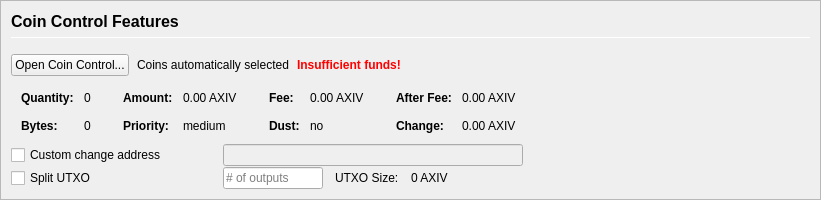
         <widget class="QFrame" name="frameCoinControl">
          <property name="sizePolicy">
           <sizepolicy hsizetype="Expanding" vsizetype="Expanding">
            <horstretch>0</horstretch>
            <verstretch>0</verstretch>
           </sizepolicy>
          </property>
          <property name="maximumSize">
           <size>
            <width>16777215</width>
            <height>16777215</height>
           </size>
          </property>
          <property name="frameShape">
           <enum>QFrame::StyledPanel</enum>
          </property>
          <property name="frameShadow">
           <enum>QFrame::Sunken</enum>
          </property>
          <layout class="QVBoxLayout" name="verticalLayoutCoinControl2">
           <property name="spacing">
            <number>0</number>
           </property>
           <property name="leftMargin">
            <number>0</number>
           </property>
           <property name="topMargin">
            <number>0</number>
           </property>
           <property name="rightMargin">
            <number>0</number>
           </property>
           <property name="bottomMargin">
            <number>0</number>
           </property>
           <item>
            <widget class="QFrame" name="frameCoinControl_BG">
             <layout class="QVBoxLayout" name="verticalLayoutCoinControl" stretch="0,0,0,0,0,0">
              <property name="spacing">
               <number>1</number>
              </property>
              <property name="leftMargin">
               <number>10</number>
              </property>
              <property name="topMargin">
               <number>10</number>
              </property>
              <item>
               <layout class="QHBoxLayout" name="horizontalLayoutCoinControl1">
                <property name="bottomMargin">
                 <number>15</number>
                </property>
                <item>
                 <layout class="QVBoxLayout" name="verticalLayout_3">
                  <property name="spacing">
                   <number>6</number>
                  </property>
                  <item>
                   <widget class="QLabel" name="labelCoinControlFeatures">
                    <property name="sizePolicy">
                     <sizepolicy hsizetype="Preferred" vsizetype="Maximum">
                      <horstretch>0</horstretch>
                      <verstretch>0</verstretch>
                     </sizepolicy>
                    </property>
                    <property name="minimumSize">
                     <size>
                      <width>0</width>
                      <height>20</height>
                     </size>
                    </property>
                    <property name="font">
                     <font>
                      <pointsize>12</pointsize>
                      <weight>75</weight>
                      <bold>true</bold>
                     </font>
                    </property>
                    <property name="styleSheet">
                     <string notr="true">font-weight:bold;</string>
                    </property>
                    <property name="text">
                     <string>Coin Control Features</string>
                    </property>
                   </widget>
                  </item>
                  <item>
                   <widget class="Line" name="line">
                    <property name="minimumSize">
                     <size>
                      <width>0</width>
                      <height>1</height>
                     </size>
                    </property>
                    <property name="maximumSize">
                     <size>
                      <width>16777215</width>
                      <height>1</height>
                     </size>
                    </property>
                    <property name="orientation">
                     <enum>Qt::Horizontal</enum>
                    </property>
                   </widget>
                  </item>
                 </layout>
                </item>
               </layout>
              </item>
              <item>
               <layout class="QHBoxLayout" name="horizontalLayoutCoinControl2" stretch="0,0,0,0">
                <property name="spacing">
                 <number>8</number>
                </property>
                <property name="bottomMargin">
                 <number>10</number>
                </property>
                <item>
                 <widget class="QPushButton" name="pushButtonCoinControl">
                  <property name="styleSheet">
                   <string notr="true"/>
                  </property>
                  <property name="text">
                   <string>Open Coin Control...</string>
                  </property>
                  <property name="autoDefault">
                   <bool>false</bool>
                  </property>
                 </widget>
                </item>
                <item>
                 <widget class="QLabel" name="labelCoinControlAutomaticallySelected">
                  <property name="text">
                   <string>Coins automatically selected</string>
                  </property>
                  <property name="margin">
                   <number>5</number>
                  </property>
                 </widget>
                </item>
                <item>
                 <widget class="QLabel" name="labelCoinControlInsuffFunds">
                  <property name="font">
                   <font>
                    <weight>75</weight>
                    <bold>true</bold>
                   </font>
                  </property>
                  <property name="styleSheet">
                   <string notr="true">color:red;font-weight:bold;</string>
                  </property>
                  <property name="text">
                   <string>Insufficient funds!</string>
                  </property>
                  <property name="margin">
                   <number>5</number>
                  </property>
                 </widget>
                </item>
                <item>
                 <spacer name="horizontalSpacerCoinControl">
                  <property name="orientation">
                   <enum>Qt::Horizontal</enum>
                  </property>
                  <property name="sizeHint" stdset="0">
                   <size>
                    <width>40</width>
                    <height>1</height>
                   </size>
                  </property>
                 </spacer>
                </item>
               </layout>
              </item>
              <item>
               <widget class="QWidget" name="widgetCoinControl" native="true">
                <property name="sizePolicy">
                 <sizepolicy hsizetype="Preferred" vsizetype="Preferred">
                  <horstretch>0</horstretch>
                  <verstretch>0</verstretch>
                 </sizepolicy>
                </property>
                <property name="minimumSize">
                 <size>
                  <width>0</width>
                  <height>0</height>
                 </size>
                </property>
                <property name="styleSheet">
                 <string notr="true"/>
                </property>
                <layout class="QHBoxLayout" name="horizontalLayoutCoinControl5">
                 <property name="leftMargin">
                  <number>0</number>
                 </property>
                 <property name="topMargin">
                  <number>0</number>
                 </property>
                 <property name="rightMargin">
                  <number>0</number>
                 </property>
                 <property name="bottomMargin">
                  <number>0</number>
                 </property>
                 <item>
                  <layout class="QHBoxLayout" name="horizontalLayoutCoinControl3" stretch="0,0,0,1">
                   <property name="spacing">
                    <number>20</number>
                   </property>
                   <property name="topMargin">
                    <number>0</number>
                   </property>
                   <property name="bottomMargin">
                    <number>10</number>
                   </property>
                   <item>
                    <layout class="QFormLayout" name="formLayoutCoinControl1">
                     <property name="horizontalSpacing">
                      <number>10</number>
                     </property>
                     <property name="verticalSpacing">
                      <number>14</number>
                     </property>
                     <property name="leftMargin">
                      <number>10</number>
                     </property>
                     <property name="topMargin">
                      <number>4</number>
                     </property>
                     <property name="rightMargin">
                      <number>6</number>
                     </property>
                     <item row="0" column="0">
                      <widget class="QLabel" name="labelCoinControlQuantityText">
                       <property name="font">
                        <font>
                         <weight>75</weight>
                         <bold>true</bold>
                        </font>
                       </property>
                       <property name="text">
                        <string>Quantity:</string>
                       </property>
                       <property name="margin">
                        <number>0</number>
                       </property>
                      </widget>
                     </item>
                     <item row="0" column="1">
                      <widget class="QLabel" name="labelCoinControlQuantity">
                       <property name="cursor">
                        <cursorShape>IBeamCursor</cursorShape>
                       </property>
                       <property name="contextMenuPolicy">
                        <enum>Qt::ActionsContextMenu</enum>
                       </property>
                       <property name="text">
                        <string notr="true">0</string>
                       </property>
                       <property name="margin">
                        <number>0</number>
                       </property>
                       <property name="textInteractionFlags">
                        <set>Qt::LinksAccessibleByMouse|Qt::TextSelectableByKeyboard|Qt::TextSelectableByMouse</set>
                       </property>
                      </widget>
                     </item>
                     <item row="1" column="0">
                      <widget class="QLabel" name="labelCoinControlBytesText">
                       <property name="font">
                        <font>
                         <weight>75</weight>
                         <bold>true</bold>
                        </font>
                       </property>
                       <property name="text">
                        <string>Bytes:</string>
                       </property>
                      </widget>
                     </item>
                     <item row="1" column="1">
                      <widget class="QLabel" name="labelCoinControlBytes">
                       <property name="cursor">
                        <cursorShape>IBeamCursor</cursorShape>
                       </property>
                       <property name="contextMenuPolicy">
                        <enum>Qt::ActionsContextMenu</enum>
                       </property>
                       <property name="text">
                        <string notr="true">0</string>
                       </property>
                       <property name="textInteractionFlags">
                        <set>Qt::LinksAccessibleByMouse|Qt::TextSelectableByKeyboard|Qt::TextSelectableByMouse</set>
                       </property>
                      </widget>
                     </item>
                    </layout>
                   </item>
                   <item>
                    <layout class="QFormLayout" name="formLayoutCoinControl2">
                     <property name="horizontalSpacing">
                      <number>10</number>
                     </property>
                     <property name="verticalSpacing">
                      <number>14</number>
                     </property>
                     <property name="leftMargin">
                      <number>6</number>
                     </property>
                     <property name="topMargin">
                      <number>4</number>
                     </property>
                     <property name="rightMargin">
                      <number>6</number>
                     </property>
                     <item row="0" column="0">
                      <widget class="QLabel" name="labelCoinControlAmountText">
                       <property name="font">
                        <font>
                         <weight>75</weight>
                         <bold>true</bold>
                        </font>
                       </property>
                       <property name="text">
                        <string>Amount:</string>
                       </property>
                       <property name="margin">
                        <number>0</number>
                       </property>
                      </widget>
                     </item>
                     <item row="0" column="1">
                      <widget class="QLabel" name="labelCoinControlAmount">
                       <property name="cursor">
                        <cursorShape>IBeamCursor</cursorShape>
                       </property>
                       <property name="contextMenuPolicy">
                        <enum>Qt::ActionsContextMenu</enum>
                       </property>
                       <property name="text">
                        <string notr="true">0.00 AXIV</string>
                       </property>
                       <property name="textInteractionFlags">
                        <set>Qt::LinksAccessibleByMouse|Qt::TextSelectableByKeyboard|Qt::TextSelectableByMouse</set>
                       </property>
                      </widget>
                     </item>
                     <item row="1" column="0">
                      <widget class="QLabel" name="labelCoinControlPriorityText">
                       <property name="font">
                        <font>
                         <weight>75</weight>
                         <bold>true</bold>
                        </font>
                       </property>
                       <property name="text">
                        <string>Priority:</string>
                       </property>
                      </widget>
                     </item>
                     <item row="1" column="1">
                      <widget class="QLabel" name="labelCoinControlPriority">
                       <property name="cursor">
                        <cursorShape>IBeamCursor</cursorShape>
                       </property>
                       <property name="contextMenuPolicy">
                        <enum>Qt::ActionsContextMenu</enum>
                       </property>
                       <property name="text">
                        <string>medium</string>
                       </property>
                       <property name="textInteractionFlags">
                        <set>Qt::LinksAccessibleByMouse|Qt::TextSelectableByKeyboard|Qt::TextSelectableByMouse</set>
                       </property>
                      </widget>
                     </item>
                    </layout>
                   </item>
                   <item>
                    <layout class="QFormLayout" name="formLayoutCoinControl3">
                     <property name="horizontalSpacing">
                      <number>10</number>
                     </property>
                     <property name="verticalSpacing">
                      <number>14</number>
                     </property>
                     <property name="leftMargin">
                      <number>6</number>
                     </property>
                     <property name="topMargin">
                      <number>4</number>
                     </property>
                     <property name="rightMargin">
                      <number>6</number>
                     </property>
                     <item row="0" column="0">
                      <widget class="QLabel" name="labelCoinControlFeeText">
                       <property name="font">
                        <font>
                         <weight>75</weight>
                         <bold>true</bold>
                        </font>
                       </property>
                       <property name="text">
                        <string>Fee:</string>
                       </property>
                       <property name="margin">
                        <number>0</number>
                       </property>
                      </widget>
                     </item>
                     <item row="0" column="1">
                      <widget class="QLabel" name="labelCoinControlFee">
                       <property name="cursor">
                        <cursorShape>IBeamCursor</cursorShape>
                       </property>
                       <property name="contextMenuPolicy">
                        <enum>Qt::ActionsContextMenu</enum>
                       </property>
                       <property name="text">
                        <string notr="true">0.00 AXIV</string>
                       </property>
                       <property name="textInteractionFlags">
                        <set>Qt::LinksAccessibleByMouse|Qt::TextSelectableByKeyboard|Qt::TextSelectableByMouse</set>
                       </property>
                      </widget>
                     </item>
                     <item row="1" column="0">
                      <widget class="QLabel" name="labelCoinControlLowOutputText">
                       <property name="font">
                        <font>
                         <weight>75</weight>
                         <bold>true</bold>
                        </font>
                       </property>
                       <property name="text">
                        <string>Dust:</string>
                       </property>
                      </widget>
                     </item>
                     <item row="1" column="1">
                      <widget class="QLabel" name="labelCoinControlLowOutput">
                       <property name="cursor">
                        <cursorShape>IBeamCursor</cursorShape>
                       </property>
                       <property name="contextMenuPolicy">
                        <enum>Qt::ActionsContextMenu</enum>
                       </property>
                       <property name="text">
                        <string>no</string>
                       </property>
                       <property name="textInteractionFlags">
                        <set>Qt::LinksAccessibleByMouse|Qt::TextSelectableByKeyboard|Qt::TextSelectableByMouse</set>
                       </property>
                      </widget>
                     </item>
                    </layout>
                   </item>
                   <item>
                    <layout class="QFormLayout" name="formLayoutCoinControl4">
                     <property name="horizontalSpacing">
                      <number>10</number>
                     </property>
                     <property name="verticalSpacing">
                      <number>14</number>
                     </property>
                     <property name="leftMargin">
                      <number>6</number>
                     </property>
                     <property name="topMargin">
                      <number>4</number>
                     </property>
                     <property name="rightMargin">
                      <number>6</number>
                     </property>
                     <item row="0" column="0">
                      <widget class="QLabel" name="labelCoinControlAfterFeeText">
                       <property name="font">
                        <font>
                         <weight>75</weight>
                         <bold>true</bold>
                        </font>
                       </property>
                       <property name="text">
                        <string>After Fee:</string>
                       </property>
                       <property name="margin">
                        <number>0</number>
                       </property>
                      </widget>
                     </item>
                     <item row="0" column="1">
                      <widget class="QLabel" name="labelCoinControlAfterFee">
                       <property name="cursor">
                        <cursorShape>IBeamCursor</cursorShape>
                       </property>
                       <property name="contextMenuPolicy">
                        <enum>Qt::ActionsContextMenu</enum>
                       </property>
                       <property name="text">
                        <string notr="true">0.00 AXIV</string>
                       </property>
                       <property name="textInteractionFlags">
                        <set>Qt::LinksAccessibleByMouse|Qt::TextSelectableByKeyboard|Qt::TextSelectableByMouse</set>
                       </property>
                      </widget>
                     </item>
                     <item row="1" column="0">
                      <widget class="QLabel" name="labelCoinControlChangeText">
                       <property name="font">
                        <font>
                         <weight>75</weight>
                         <bold>true</bold>
                        </font>
                       </property>
                       <property name="text">
                        <string>Change:</string>
                       </property>
                      </widget>
                     </item>
                     <item row="1" column="1">
                      <widget class="QLabel" name="labelCoinControlChange">
                       <property name="cursor">
                        <cursorShape>IBeamCursor</cursorShape>
                       </property>
                       <property name="contextMenuPolicy">
                        <enum>Qt::ActionsContextMenu</enum>
                       </property>
                       <property name="text">
                        <string notr="true">0.00 AXIV</string>
                       </property>
                       <property name="textInteractionFlags">
                        <set>Qt::LinksAccessibleByMouse|Qt::TextSelectableByKeyboard|Qt::TextSelectableByMouse</set>
                       </property>
                      </widget>
                     </item>
                    </layout>
                   </item>
                  </layout>
                 </item>
                </layout>
               </widget>
              </item>
              <item>
               <layout class="QHBoxLayout" name="horizontalLayoutCoinControl4">
                <property name="spacing">
                 <number>12</number>
                </property>
                <property name="sizeConstraint">
                 <enum>QLayout::SetDefaultConstraint</enum>
                </property>
                <property name="topMargin">
                 <number>0</number>
                </property>
                <property name="rightMargin">
                 <number>0</number>
                </property>
                <item>
                 <widget class="QCheckBox" name="checkBoxCoinControlChange">
                  <property name="sizePolicy">
                   <sizepolicy hsizetype="Preferred" vsizetype="Preferred">
                    <horstretch>0</horstretch>
                    <verstretch>0</verstretch>
                   </sizepolicy>
                  </property>
                  <property name="minimumSize">
                   <size>
                    <width>200</width>
                    <height>0</height>
                   </size>
                  </property>
                  <property name="maximumSize">
                   <size>
                    <width>200</width>
                    <height>16777215</height>
                   </size>
                  </property>
                  <property name="toolTip">
                   <string>If this is activated, but the change address is empty or invalid, change will be sent to a newly generated address.</string>
                  </property>
                  <property name="text">
                   <string>Custom change address</string>
                  </property>
                 </widget>
                </item>
                <item>
                 <widget class="QValidatedLineEdit" name="lineEditCoinControlChange">
                  <property name="enabled">
                   <bool>false</bool>
                  </property>
                  <property name="sizePolicy">
                   <sizepolicy hsizetype="Preferred" vsizetype="Preferred">
                    <horstretch>0</horstretch>
                    <verstretch>0</verstretch>
                   </sizepolicy>
                  </property>
                  <property name="minimumSize">
                   <size>
                    <width>300</width>
                    <height>0</height>
                   </size>
                  </property>
                 </widget>
                </item>
                <item>
                 <widget class="QLabel" name="labelCoinControlChangeLabel">
                  <property name="sizePolicy">
                   <sizepolicy hsizetype="Preferred" vsizetype="Preferred">
                    <horstretch>0</horstretch>
                    <verstretch>0</verstretch>
                   </sizepolicy>
                  </property>
                  <property name="minimumSize">
                   <size>
                    <width>100</width>
                    <height>0</height>
                   </size>
                  </property>
                  <property name="text">
                   <string/>
                  </property>
                  <property name="margin">
                   <number>3</number>
                  </property>
                 </widget>
                </item>
               </layout>
              </item>
              <item>
               <layout class="QHBoxLayout" name="horizontalLayoutCoinControl6">
                <property name="spacing">
                 <number>12</number>
                </property>
                <property name="rightMargin">
                 <number>0</number>
                </property>
                <item>
                 <widget class="QCheckBox" name="splitBlockCheckBox">
                  <property name="sizePolicy">
                   <sizepolicy hsizetype="Preferred" vsizetype="Preferred">
                    <horstretch>0</horstretch>
                    <verstretch>0</verstretch>
                   </sizepolicy>
                  </property>
                  <property name="minimumSize">
                   <size>
                    <width>200</width>
                    <height>0</height>
                   </size>
                  </property>
                  <property name="maximumSize">
                   <size>
                    <width>200</width>
                    <height>16777215</height>
                   </size>
                  </property>
                  <property name="text">
                   <string>Split UTXO</string>
                  </property>
                 </widget>
                </item>
                <item>
                 <widget class="QLineEdit" name="splitBlockLineEdit">
                  <property name="sizePolicy">
                   <sizepolicy hsizetype="Preferred" vsizetype="Preferred">
                    <horstretch>50</horstretch>
                    <verstretch>0</verstretch>
                   </sizepolicy>
                  </property>
                  <property name="minimumSize">
                   <size>
                    <width>100</width>
                    <height>0</height>
                   </size>
                  </property>
                  <property name="maximumSize">
                   <size>
                    <width>100</width>
                    <height>16777215</height>
                   </size>
                  </property>
                  <property name="placeholderText">
                   <string># of outputs</string>
                  </property>
                 </widget>
                </item>
                <item>
                 <widget class="QLabel" name="labelBlockSizeText">
                  <property name="text">
                   <string>UTXO Size:</string>
                  </property>
                 </widget>
                </item>
                <item>
                 <widget class="QLabel" name="labelBlockSize">
                  <property name="text">
                   <string>0 AXIV</string>
                  </property>
                 </widget>
                </item>
                <item>
                 <spacer name="horizontalSpacer_7">
                  <property name="orientation">
                   <enum>Qt::Horizontal</enum>
                  </property>
                  <property name="sizeHint" stdset="0">
                   <size>
                    <width>40</width>
                    <height>20</height>
                   </size>
                  </property>
                 </spacer>
                </item>
               </layout>
              </item>
              <item>
               <spacer name="verticalSpacerCoinControl">
                <property name="orientation">
                 <enum>Qt::Vertical</enum>
                </property>
                <property name="sizeHint" stdset="0">
                 <size>
                  <width>800</width>
                  <height>1</height>
                 </size>
                </property>
               </spacer>
              </item>
             </layout>
            </widget>
           </item>
          </layout>
         </widget>
